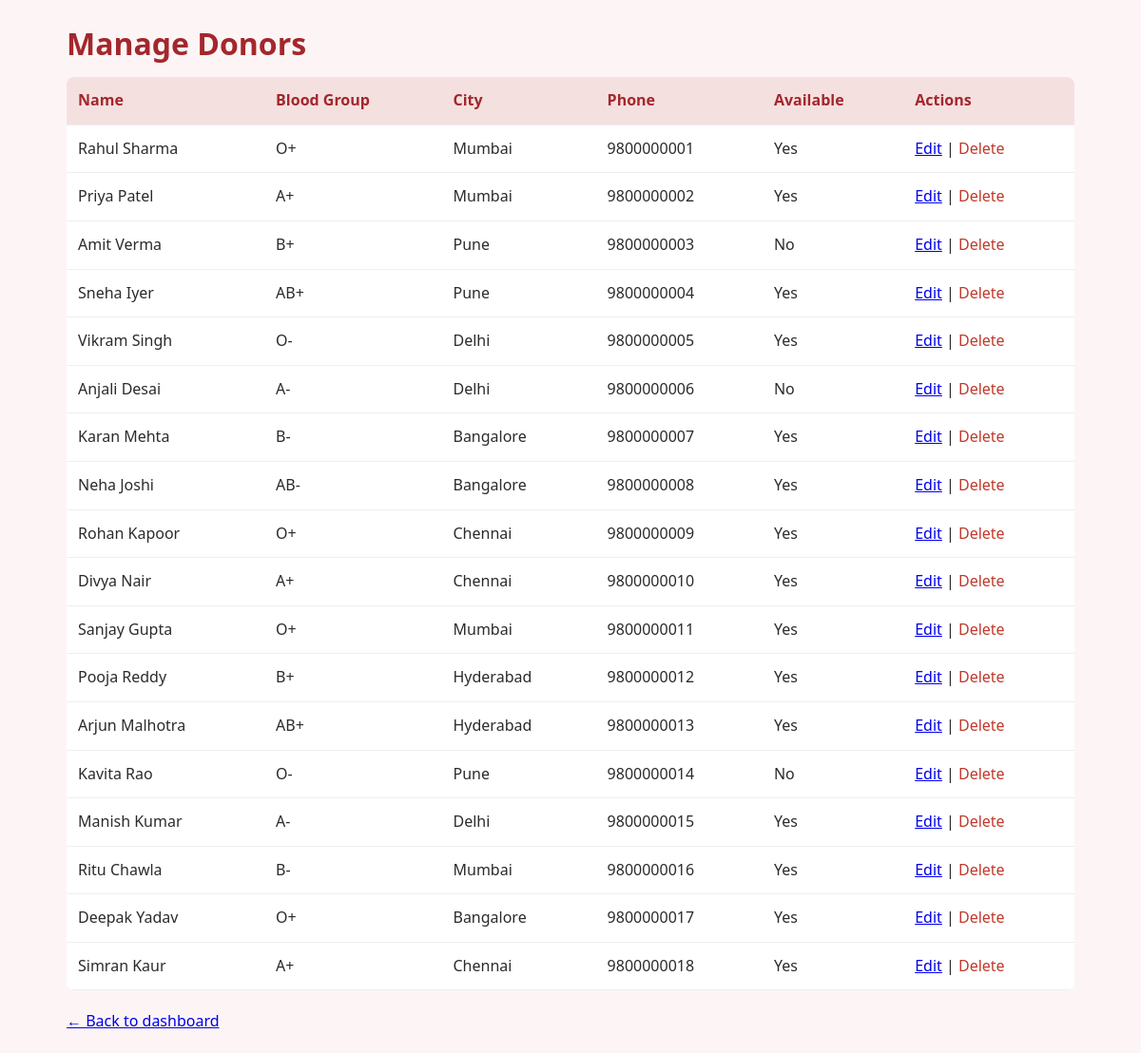
Screenshot of /admin/donors.php (signed in) with the database file from the repository.
### tables this page shows
CREATE TABLE IF NOT EXISTS donors (
  id INT AUTO_INCREMENT PRIMARY KEY,
  name VARCHAR(150) NOT NULL,
  blood_group VARCHAR(5) NOT NULL,
  city VARCHAR(100) NOT NULL,
  phone VARCHAR(20) NOT NULL,
  email VARCHAR(150),
  last_donation_date DATE NULL,
  available ENUM('Yes','No') DEFAULT 'Yes',
  created_at TIMESTAMP DEFAULT CURRENT_TIMESTAMP
);

### admin/donors.php (the view, shortened to what this page needs)
<?php
require_once '../config.php';
$donors = $pdo->query("SELECT * FROM donors ORDER BY created_at DESC")->fetchAll(PDO::FETCH_ASSOC);
?>
<!DOCTYPE html>
<html>
<head>
    <link rel="stylesheet" href="../css/style.css">
</head>
<body>
<div class="container">
    <h1>Manage Donors</h1>
    <table class="cart-table">
        <thead>
            <tr>
                <th>Name</th><th>Blood Group</th><th>City</th><th>Phone</th><th>Available</th><th>Actions</th>
            </tr>
        </thead>
        <tbody>
            <?php foreach ($donors as $donor): ?>
                <tr>
                    <td><?php echo htmlspecialchars($donor['name']); ?></td>
                    <td><?php echo htmlspecialchars($donor['blood_group']); ?></td>
                    <td><?php echo htmlspecialchars($donor['city']); ?></td>
                    <td><?php echo htmlspecialchars($donor['phone']); ?></td>
                    <td><?php echo htmlspecialchars($donor['available']); ?></td>
                    <td>
                        <a href="edit_donor.php?id=<?php echo $donor['id']; ?>">Edit</a> |
                        <a href="delete_donor.php?id=<?php echo $donor['id']; ?>"
                           onclick="return confirm('Delete this donor?');"
                           class="remove-link">Delete</a>
                    </td>
                </tr>
            <?php endforeach; ?>
        </tbody>
    </table>
    <p><a href="dashboard.php">&larr; Back to dashboard</a></p>
</div>
</body>
</html>

### css/style.css (style rules this page uses)
* { box-sizing: border-box; margin: 0; padding: 0; }
body { font-family: 'Segoe UI', Arial, sans-serif; background: #fdf5f5; color: #2b2b2b; line-height: 1.6; }
.container { max-width: 1100px; margin: 0 auto; padding: 20px; }
h1 { margin-bottom: 10px; color: #a3272c; }
.cart-table { width: 100%; border-collapse: collapse; background: #fff; border-radius: 8px; overflow: hidden; margin-bottom: 20px; }
.cart-table th, .cart-table td { padding: 12px; text-align: left; border-bottom: 1px solid #eee; }
.cart-table th { background: #f5e0e0; color: #a3272c; }
.remove-link { color: #c0392b; text-decoration: none; }

### rows the page displays
donors: name "Rahul Sharma", blood_group "O+", city "Mumbai", phone "9800000001", available "Yes"
donors: name "Priya Patel", blood_group "A+", city "Mumbai", phone "9800000002", available "Yes"
donors: name "Amit Verma", blood_group "B+", city "Pune", phone "9800000003", available "No"
donors: name "Sneha Iyer", blood_group "AB+", city "Pune", phone "9800000004", available "Yes"
donors: name "Vikram Singh", blood_group "O-", city "Delhi", phone "9800000005", available "Yes"
donors: name "Anjali Desai", blood_group "A-", city "Delhi", phone "9800000006", available "No"
donors: name "Karan Mehta", blood_group "B-", city "Bangalore", phone "9800000007", available "Yes"
donors: name "Neha Joshi", blood_group "AB-", city "Bangalore", phone "9800000008", available "Yes"
donors: name "Rohan Kapoor", blood_group "O+", city "Chennai", phone "9800000009", available "Yes"
donors: name "Divya Nair", blood_group "A+", city "Chennai", phone "9800000010", available "Yes"
donors: name "Sanjay Gupta", blood_group "O+", city "Mumbai", phone "9800000011", available "Yes"
donors: name "Pooja Reddy", blood_group "B+", city "Hyderabad", phone "9800000012", available "Yes"
donors: name "Arjun Malhotra", blood_group "AB+", city "Hyderabad", phone "9800000013", available "Yes"
donors: name "Kavita Rao", blood_group "O-", city "Pune", phone "9800000014", available "No"
donors: name "Manish Kumar", blood_group "A-", city "Delhi", phone "9800000015", available "Yes"
donors: name "Ritu Chawla", blood_group "B-", city "Mumbai", phone "9800000016", available "Yes"
donors: name "Deepak Yadav", blood_group "O+", city "Bangalore", phone "9800000017", available "Yes"
donors: name "Simran Kaur", blood_group "A+", city "Chennai", phone "9800000018", available "Yes"
